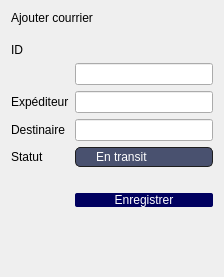
          <widget class="QWidget" name="scrollAreaWidgetContents_5">
           <property name="geometry">
            <rect>
             <x>0</x>
             <y>0</y>
             <width>224</width>
             <height>277</height>
            </rect>
           </property>
           <layout class="QFormLayout" name="formLayout_37">
            <item row="0" column="0" colspan="2">
             <widget class="QLabel" name="label_47">
              <property name="styleSheet">
               <string notr="true">font: 18pt &quot;Nunito Sans&quot;;</string>
              </property>
              <property name="text">
               <string>Ajouter courrier</string>
              </property>
             </widget>
            </item>
            <item row="1" column="1">
             <layout class="QHBoxLayout" name="horizontalLayout_56"/>
            </item>
            <item row="2" column="1">
             <layout class="QHBoxLayout" name="horizontalLayout_124"/>
            </item>
            <item row="3" column="0">
             <widget class="QLabel" name="label_48">
              <property name="text">
               <string>ID</string>
              </property>
             </widget>
            </item>
            <item row="4" column="1">
             <widget class="QLineEdit" name="lineEdit12_4"/>
            </item>
            <item row="5" column="0">
             <widget class="QLabel" name="label_268">
              <property name="text">
               <string>Expéditeur</string>
              </property>
             </widget>
            </item>
            <item row="5" column="1">
             <widget class="QLineEdit" name="lineEdit_80"/>
            </item>
            <item row="6" column="0">
             <widget class="QLabel" name="label_49">
              <property name="text">
               <string>Destinaire</string>
              </property>
             </widget>
            </item>
            <item row="6" column="1">
             <widget class="QLineEdit" name="lineEdit13_4"/>
            </item>
            <item row="7" column="0">
             <widget class="QLabel" name="label_35">
              <property name="text">
               <string>Statut</string>
              </property>
             </widget>
            </item>
            <item row="7" column="1">
             <widget class="QComboBox" name="comboBox_8">
              <property name="styleSheet">
               <string notr="true">QComboBox QAbstractItemView
{
    border: 2px solid darkgray;
    color: white;
    selection-background-color: rgb(73, 81, 111);
}

QComboBox::drop-down
{
     subcontrol-origin: padding;
     subcontrol-position: top right;
     width: 15px;
     color: white;
     border-left-width: 0px;
     border-left-color: darkgray;
     border-left-style: solid; /* just a single line */
     border-top-right-radius: 3px; /* same radius as the QComboBox */
     border-bottom-right-radius: 3px;
     padding-left: 10px;
 }
QComboBox
{
	
	font: 25 8pt &quot;Nunito&quot;;
    subcontrol-origin: padding;
    subcontrol-position: top right;
    selection-background-color: #111;
    selection-color: yellow;
    color: white;
	background-color: rgb(73, 81, 111);
    border-style: solid;
    border: 1px solid #1e1e1e;
    border-radius: 5;
    padding: 1px 0px 1px 20px;
}</string>
              </property>
              <item>
               <property name="text">
                <string>En transit</string>
               </property>
              </item>
              <item>
               <property name="text">
                <string>Reçu</string>
               </property>
              </item>
             </widget>
            </item>
            <item row="9" column="0">
             <widget class="QLabel" name="label_58">
              <property name="text">
               <string/>
              </property>
             </widget>
            </item>
            <item row="11" column="1">
             <widget class="QPushButton" name="pushButton_26">
              <property name="styleSheet">
               <string notr="true">QPushButton
{
	border: 10 px;border-radius: 2px;
background-color: rgb(0, 0, 95);
color:white;
	font: 25 9pt &quot;Nunito&quot;;
}</string>
              </property>
              <property name="text">
               <string>Enregistrer</string>
              </property>
             </widget>
            </item>
           </layout>
          </widget>
